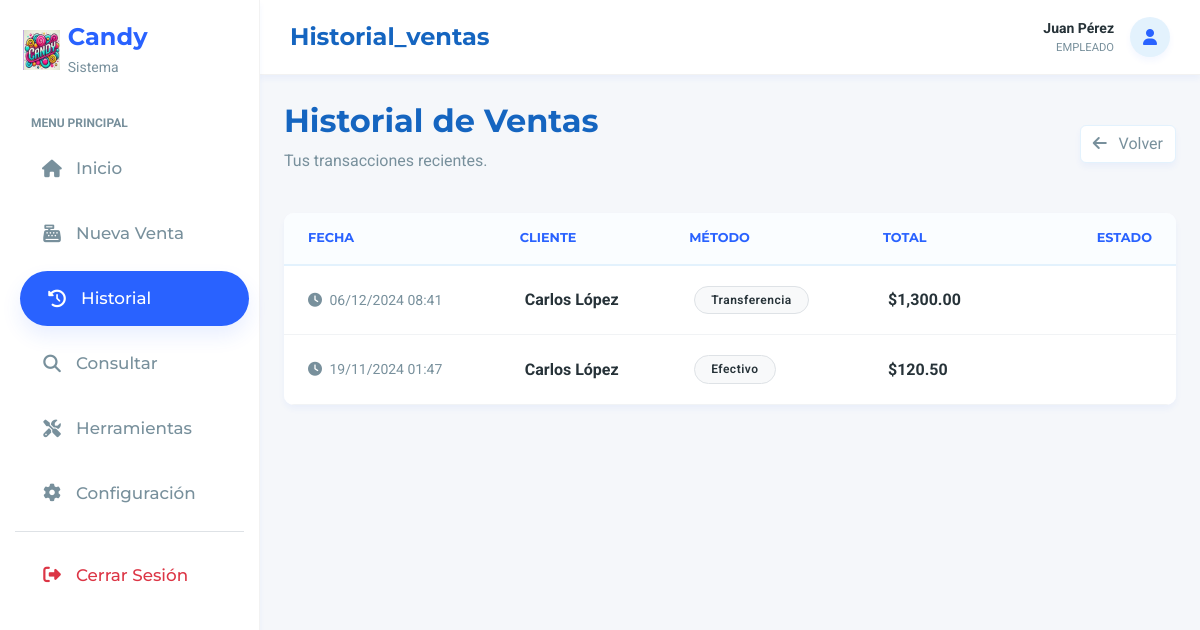
Screenshot of /historial_ventas.php (signed in) with the database file from the repository.
### tables this page shows
CREATE TABLE `ventas` (
  `id_venta` int(11) NOT NULL,
  `fecha` timestamp NOT NULL DEFAULT current_timestamp(),
  `total` decimal(10,2) NOT NULL,
  `metodo_pago` enum('Efectivo','Tarjeta','Transferencia') NOT NULL,
  `estatus` enum('Completada','Cancelada') NOT NULL,
  `id_empleado` int(11) NOT NULL,
  `id_cliente` int(11) DEFAULT NULL
);

CREATE TABLE `clientes` (
  `id_cliente` int(11) NOT NULL,
  `nombre` varchar(100) NOT NULL,
  `telefono` varchar(15) NOT NULL,
  `direccion` text DEFAULT NULL,
  `puntos_acumulados` int(11) DEFAULT 0,
  `fecha_registro` timestamp NOT NULL DEFAULT current_timestamp()
);

### historial_ventas.php (the view, shortened to what this page needs)
<?php
include 'conexion.php';
$id_empleado = $_SESSION['id_usuario'];
$ventas = mysqli_fetch_all(mysqli_query($conn, "SELECT v.*, c.nombre as cliente FROM ventas v JOIN clientes c ON v.id_cliente=c.id_cliente WHERE v.id_empleado = $id_empleado ORDER BY v.fecha DESC"), MYSQLI_ASSOC);
?>
<?php include 'includes/header.php'; ?>
<div class="d-flex justify-content-between align-items-center mb-4 fade-in">
    <div>
        <h2 class="fw-bold mb-1">Historial de Ventas</h2>
        <p class="text-muted">Tus transacciones recientes.</p>
    </div>
    <a href="loginempleado.php" class="btn btn-light text-muted"><i class="fa fa-arrow-left me-2"></i> Volver</a>
</div>
<div class="card-premium fade-in">
    <div class="table-responsive">
        <table class="table-premium align-middle">
            <thead>
                <tr>
                    <th class="ps-4">Fecha</th>
                    <th>Cliente</th>
                    <th>Método</th>
                    <th>Total</th>
                    <th class="text-end pe-4">Estado</th>
                </tr>
            </thead>
            <tbody>
                <?php if (empty($ventas)): ?>
                    <tr>
                        <td colspan="5" class="text-center text-muted py-5">No has realizado ventas aún.</td>
                    </tr>
                <?php else: ?>
                    <?php foreach ($ventas as $v): ?>
                        <tr>
                            <td class="ps-4 small text-muted">
                                <i class="fa fa-clock me-1"></i> <?= date('d/m/Y H:i', strtotime($v['fecha'])) ?>
                            </td>
                            <td class="fw-bold"><?= htmlspecialchars($v['cliente']) ?></td>
                            <td><span class="badge bg-light text-dark border px-3"><?= $v['metodo_pago'] ?></span></td>
                            <td class="fw-bold text-dark">$<?= number_format($v['total'], 2) ?></td>
                            <td class="text-end pe-4"><span class="badge badge-success">Completada</span></td>
                        </tr>
                    <?php endforeach; ?>
                <?php endif; ?>
            </tbody>
        </table>
    </div>
</div>
<?php include 'includes/footer.php'; ?>

### assets/css/styles.css (style rules this page uses)
:root { --primary: #2962FF; --primary-dark: #0039CB; --primary-light: #E3F2FD; --secondary: #00B0FF; --accent: #FFD600; --bg-body: #F5F7FA; --bg-surface: #FFFFFF; --bg-sidebar: #FFFFFF; --bg-header: #FFFFFF; --text-main: #263238; --text-heading: #1565C0; --text-muted: #78909C; --text-light: #ffffff; --sidebar-width: 260px; --header-height: 75px; --radius: 10px; --radius-lg: 20px; --shadow-sm: 0 4px 6px rgba(41, 98, 255, 0.05); --shadow-md: 0 10px 20px rgba(41, 98, 255, 0.1); --shadow-lg: 0 15px 35px rgba(41, 98, 255, 0.15); --gradient-primary: linear-gradient(135deg, #2962FF 0%, #00B0FF 100%); --gradient-text: linear-gradient(135deg, #1565C0 0%, #2962FF 100%); }
body { font-family: 'Roboto', sans-serif; background-color: var(--bg-body); color: var(--text-main); overflow-x: hidden; min-height: 100vh; line-height: 1.6; }
h1, h2, h3, h4, h5, h6 { font-family: 'Montserrat', sans-serif; color: var(--text-heading); font-weight: 700; line-height: 1.4; margin-bottom: 1rem; }
.card, .card-premium { background: var(--bg-surface); border: none; border-radius: var(--radius); box-shadow: var(--shadow-sm); transition: all 0.4s cubic-bezier(0.175, 0.885, 0.32, 1.275); overflow: hidden; }
.table-premium { width: 100%; margin-bottom: 0; border-collapse: separate; border-spacing: 0; }
.table-premium thead th { border-bottom: 2px solid #E3F2FD; color: var(--primary); font-weight: 700; text-transform: uppercase; font-size: 0.8rem; padding: 15px 20px; background: #FAFDFF; font-family: 'Montserrat', sans-serif; }
.table-premium tbody tr { background: white; transition: background-color 0.2s; }
.table-premium td { border-bottom: 1px solid #F1F3F5; padding: 20px 25px; vertical-align: middle; color: var(--text-main); }
.badge { padding: 0.6em 1em; font-weight: 600; border-radius: 30px; letter-spacing: 0.5px; }
.text-muted { color: var(--text-muted) !important; }
.text-dark { color: var(--text-main) !important; }
.bg-light { background-color: #F8F9FA !important; }
.btn-light { background: white; color: var(--primary); border: 1px solid #E3F2FD; box-shadow: var(--shadow-sm); }

### rows the page displays
ventas: fecha "06/12/2024 08:41", id_cliente.nombre "Carlos López", metodo_pago "Transferencia", total "1,300.00"
ventas: fecha "19/11/2024 01:47", id_cliente.nombre "Carlos López", metodo_pago "Efectivo", total "120.50"

### other values shown
str_replace(".php", "", basename($_SERVER['PHP_SELF'])) "Historial_ventas"
$_SESSION['nombre'] "Juan Pérez"
$_SESSION['rol'] "EMPLEADO"
